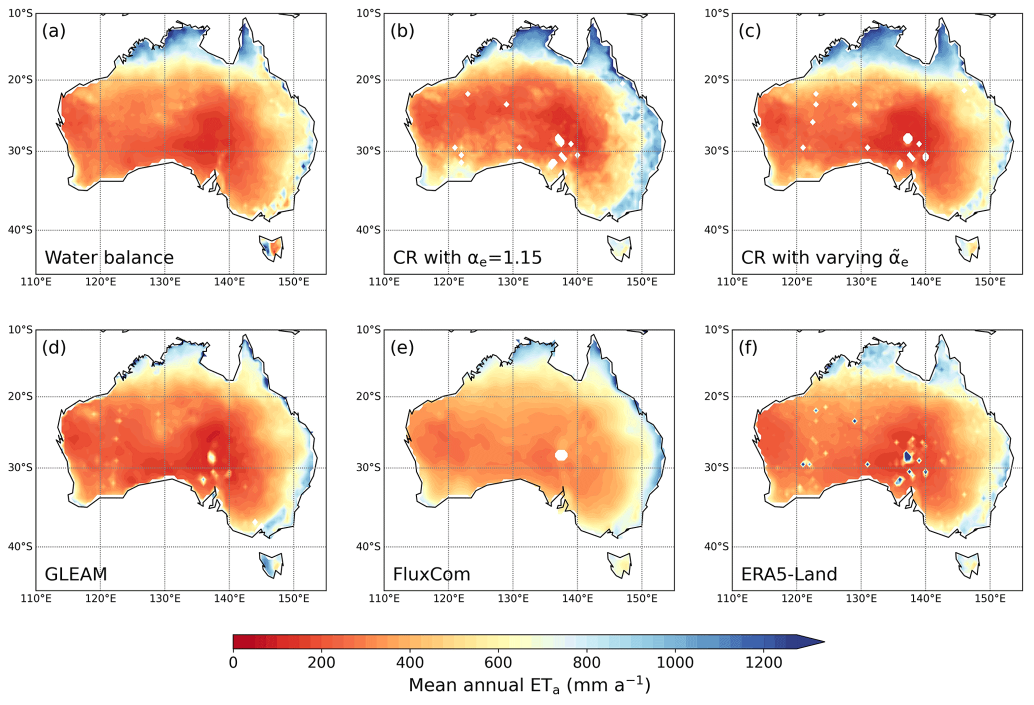
#> input picture slides/image/australia_et_product_comparison.png, 2067 x 1409 px (shown at 1/2 size)
$ python -i make_figure_pack.py   (imports and definitions only)
#> lines starting #> are read from the running program, lines starting #| are printed output that depends on the picture
#!/usr/bin/env python3
"""Render every figure used in the precipitation lecture onto its own page.

The output PDF exists for one purpose: to be uploaded to NotebookLM as a source
so that Video Overviews draw the course's real figures instead of inventing
watercolour substitutes. NotebookLM runs a "visual crop" pass over image-bearing
sources and lifts charts and diagrams out of them, so the figures need to sit
alone on a white page with plenty of margin rather than two-up inside a coloured
container the way they appear on the slides.

Each page carries a stable identifier (FIG-P01 ...) printed under the figure.
The markdown notes in slides/notes/precipitation/ cite those identifiers, which
is what lets a segment prompt say "use FIG-P07 here" and be understood.

Usage:
    python3 make_figure_pack.py

Writes slides/notes/precipitation/Precipitation-Figures.pdf.
"""

import io
import re
from pathlib import Path

import fitz
from PIL import Image

HERE = Path(__file__).resolve().parent
SLIDES = HERE.parent
IMAGES = SLIDES / "image"
OUT = SLIDES / "notes" / "precipitation" / "Precipitation-Figures.pdf"

# A4 portrait, in PDF points. The figures are placed at native resolution and
# merely scaled by the placement rectangle, so page size sets layout, not quality.
PAGE_W, PAGE_H = 595, 842
MARGIN = 43
CAPTION_H = 200
MAX_EDGE = 2000

# (id, filename, headline, caption). Ordered as the figures appear in the
# lecture, so the pack reads as a companion to the deck. The caption is written
# for the video model, not for a student: it says what the figure shows and what
# point it is being used to make, because that is what decides whether the crop
# lands on the right slide.
FIGURES = [
    ("FIG-P01", "internet_NOAprecipitation.gif",
     "Global precipitation, animated",
     "NOAA animation of precipitation moving across the globe. Opening image of the "
     "lecture, used to establish that rainfall is a field in constant motion, not a "
     "set of static totals. Source: scijinks.gov."),
    ("FIG-P02", "internet_rainsleethail.webp",
     "Rain, sleet, hail and snow",
     "The four forms precipitation takes, shown side by side with the vertical "
     "temperature profile that produces each. Use whenever the segment needs to make "
     "the point that 'precipitation' covers all phases, not just rain."),
    ("FIG-P03", "davie_ed3_fig_2-1.png",
     "Saturation vapour pressure against temperature",
     "Davie & Quinn 3rd ed., Fig. 2.1. Saturation vapour pressure rises steeply and "
     "non-linearly with temperature; the solid curve is over water, the dotted curve "
     "over ice and lies BELOW it. This single figure carries three separate teaching "
     "points: the Clausius-Clapeyron relation, the dew point, and the ice-water gap "
     "that drives the Bergeron process. The gap between the two curves is the detail "
     "that matters."),
    ("FIG-P04", "internet_Adiabatic_lapse_rate.png",
     "Adiabatic and environmental lapse rates",
     "A parcel of air rising and cooling, with the dry adiabatic lapse rate (about "
     "9.8 C/km), the saturated adiabatic lapse rate (about 4-6 C/km, shallower "
     "because condensation releases latent heat) and the environmental lapse rate "
     "(about 6 C/km) drawn as separate lines on a temperature-height plot."),
    ("FIG-P05", "internet_meteorology_uplift.jpg",
     "Four lifting mechanisms",
     "Four labelled panels: (a) convective, warm air rising from a heated surface; "
     "(b) orographic, air cooling adiabatically to dew point as it climbs a range, "
     "with a rain shadow marked on the lee side where descending air warms; "
     "(c) frontal, warm air riding up over a cold air mass along a front; and "
     "(d) convergent, air converging at the surface and forced upward. Note the "
     "figure has FOUR panels; the slide text lists only three."),
    ("FIG-P06", "internet_cloud_seeding.webp",
     "Cloud seeding",
     "An aircraft dispersing seeding agent into a cloud. Illustrates the practical "
     "consequence of condensation nuclei being the limiting factor: supply artificial "
     "nuclei (silver iodide, or more recently potassium chloride) and you may "
     "precipitate a cloud that would otherwise stay supersaturated."),
    ("FIG-P07", "davie_ed3_fig_2-2.png",
     "Cloud droplet against raindrop, to scale",
     "Davie & Quinn 3rd ed., Fig. 2.2. Circles drawn at relative scale and annotated "
     "with RADIUS, number concentration and terminal velocity: condensation nucleus "
     "1 um, 10^12 per m3, 10^-7 m/s; typical cloud drop 10 um, 10^9 per m3, 10^-3 m/s; "
     "large cloud drop 50 um, 10^6 per m3, 0.27 m/s; conventional cloud-drop / raindrop "
     "borderline at 100 um, 0.7 m/s; typical raindrop 1000 um, 10^3 per m3, 6.5 m/s. "
     "The whole growth problem in one image, and the terminal velocity column is the "
     "part that matters: a cloud drop falls a thousand times slower than a raindrop."),
    ("FIG-P08", "internet_collisionmodel2.jpg",
     "Collision, coalescence and breakup",
     "Four stacked panels A to D. A: a large cloud droplet among small ones, with "
     "updraught arrows. B: it has swept up others and become a raindrop. C: the large "
     "drop breaks apart due to instability. D: the fragments become new collector "
     "drops and the cycle repeats. The breakup step in panel C is why raindrops have "
     "an upper size limit and is not mentioned on the slide."),
    ("FIG-P09", "davie_3rd_fig_2-3.png",
     "Cloud types by height and form",
     "Davie & Quinn 3rd ed., Fig. 2.3. The standard cloud classification arranged by "
     "altitude, from cirrus at the top through altostratus to stratus and cumulonimbus. "
     "Provides the vocabulary for talking about which clouds rain and why."),
    ("FIG-P10", "internet_hail.jpg",
     "Hailstones",
     "Hailstones photographed in the hand for scale, showing the concentric layering "
     "visible in cross-section. Alternating clear and opaque bands record repeated "
     "circulation through the updraught of a cumulonimbus."),
    ("FIG-P11", "davie_fig_2-4.png",
     "Annual precipitation across the USA, 1996",
     "National Atmospheric Deposition Program map. Wet in the Pacific Northwest "
     "(Oregon, Washington) from north Pacific cyclonic systems, wet in Florida and the "
     "southeast from the warm Caribbean, dry through the interior. Used to argue that "
     "topography alone does not explain the pattern; dynamic controls do the rest."),
    ("FIG-P12", "davie_fig_2-5-a.png",
     "South Island of New Zealand, relief",
     "Davie & Quinn Fig. 2.5a. The South Island with land above 1500 m shaded, showing "
     "the Southern Alps running the length of the island across the path of the "
     "prevailing westerlies. The setup for the rain shadow."),
    ("FIG-P13", "davie_fig_2-5-b.png",
     "Rainfall transect across the Southern Alps",
     "Davie & Quinn Fig. 2.5b. Rainfall plotted along a west-to-east transect: very "
     "high on the west coast, peaking near the divide, then collapsing on the eastern "
     "side. The rain shadow effect as a number rather than an idea. Pair with FIG-P12."),
    ("FIG-P14", "internet_mareeba_earth.png",
     "Mareeba elevation profile",
     "Google Earth terrain view with an elevation profile for moist air arriving from "
     "the east over the Queensland coastal range and descending towards Mareeba. The "
     "Australian instance of the same mechanism as the Southern Alps."),
    ("FIG-P15", "internet_storm_tracks.webp",
     "Global tropical storm tracks",
     "Composite map of tropical cyclone tracks. Roughly 80 tropical storms form "
     "annually, about two thirds reaching category 1 or above, and nearly 90 per cent "
     "form within 20 degrees of the equator. The clearest single image of a dynamic "
     "control on precipitation."),
    ("FIG-P16", "internet_precipitation_measurement.jpg",
     "Measuring rainfall looks easy",
     "A rain gauge in the field. Used ironically: the image opens the measurement "
     "section precisely because the apparatus looks trivial and the error budget is not."),
    ("FIG-P17", "davie_fig_2-6-a.png",
     "Fourteenth-century Korean rain gauge",
     "Davie & Quinn Fig. 2.6a. Photograph of a cylindrical bronze gauge standing on a "
     "carved stone pedestal, the characters for 'measure rain' cut into the stone. A "
     "standardised national rain gauge network, six centuries ago."),
    ("FIG-P18", "davie_fig_2-6-b.png",
     "Modern raised rain gauge",
     "Davie & Quinn Fig. 2.6b. Photograph of a small cylindrical gauge on a post above "
     "long grass, clear of surrounding vegetation. Raising the gauge is a trade: it "
     "solves splash and creates a wind turbulence problem."),
    ("FIG-P19", "internet_tippingbucketrain.webp",
     "Tipping bucket rain gauge",
     "Cutaway of a tipping bucket gauge showing the funnel narrowing to a small "
     "orifice above a see-saw of two small buckets. The funnel is not incidental: it "
     "shades the collected water and restricts air exchange, which is how evaporation "
     "loss is controlled. Each tip is a fixed depth, 0.2 mm in Australian practice."),
    ("FIG-P20", "internet_tippingbucketrain_metal.webp",
     "Steep-sided metal tipping bucket",
     "A tipping bucket with steep, non-stick metal funnel walls. The design response to "
     "wetting loss, where water clings to the funnel and never reaches the mechanism."),
    ("FIG-P21", "davie_fig_2-7.png",
     "Ground-level gauge in a non-splash grid",
     "Davie & Quinn Fig. 2.7. Field photograph of a gauge set flush with the ground in "
     "the centre of a square slatted anti-splash grid, in rough grass. The closest "
     "thing to an ideal gauge, and unusable anywhere it snows because it buries."),
    ("FIG-P22", "davie_fig_2-8.png",
     "Airflow over a raised gauge",
     "Davie & Quinn Fig. 2.8. Line diagram: horizontal streamlines approaching a "
     "cylindrical gauge, deflecting up and over the orifice, with small arrows showing "
     "flow lifting off the rim. The mechanism of under-catch, drawn plainly. THE SLIDE "
     "CAPTION FOR THIS FIGURE IS WRONG: it describes a two-panel figure with baffles, "
     "which is FIG-P23."),
    ("FIG-P23", "davie_fig_2-9.png",
     "Slatted wind shield around a gauge",
     "Davie & Quinn Fig. 2.9. Photograph of a gauge encircled by a ring of angled metal "
     "slats (an Alter-type shield) in a grassy field. The standard fix for wind "
     "under-catch, which reaches roughly 20 per cent at 20 km/h and roughly 40 per cent "
     "at 90 km/h, and worsens as drop size falls. THE SLIDE CAPTION FOR THIS FIGURE IS "
     "WRONG: it calls this turbulent flow over an elevated gauge, which is FIG-P22."),
    ("FIG-P24", "internet_BoMRainGauge.jpg",
     "Bureau of Meteorology standard gauge",
     "The Australian standard 203 mm manual gauge, mounted 0.3 m above ground, read into "
     "a graduated cylinder. Read at 9 am daily, in very many cases by volunteers."),
    ("FIG-P25", "internet_snow_gauge.png",
     "Shielded snow gauge",
     "Photograph of a gauge raised on a pedestal inside a ring of white angled slats, "
     "the shield opening upward like a flower. Colour photograph, blue instrument. "
     "Shows the wind shielding a snow gauge needs; the heated rim and the drainage "
     "path described on the slide are internal and not visible here."),
    ("FIG-P26", "davie_fig_4-12.png",
     "Snow pillow",
     "Davie & Quinn Fig. 4.12. Cutaway diagram: layers of snow drawn as a curved "
     "stack, with a flat fluid-filled bladder labelled 'snow pillow' lying beneath "
     "them and a 'pressure gauge' attached at one side. It weighs the snow above it, "
     "so it measures stored water mass rather than depth, which is what matters for "
     "forecasting delayed melt runoff."),
    ("FIG-P27", "davie_fig_2-13.png",
     "Thiessen polygons over a catchment",
     "Davie & Quinn Fig. 2.13. Gauges within and around a catchment boundary, with "
     "perpendicular bisectors dividing the area into polygons, one per gauge. Each "
     "polygon is the region closer to its gauge than to any other. Areal rainfall is "
     "the area-weighted sum of the gauge readings."),
    ("FIG-P28", "davie_3rd_fig_2-14.png",
     "Hypsometric and isohyetal estimation",
     "Davie & Quinn 3rd ed., Fig. 2.14. The same catchment outline as FIG-P27, but "
     "divided by curved contour lines into four elevation bands labelled a1 to a4, "
     "with six gauges r1 to r6 scattered across them and two bands shaded. Unsampled "
     "points are assumed to share the rainfall of sampled points at the same altitude. "
     "The identical figure serves the isohyetal method if the contours are read as "
     "lines of equal rainfall instead of equal elevation."),
    ("FIG-P29", "internet_googlemaps_sierraNevada.png",
     "Sierra Nevada west-east transect",
     "Google Earth terrain transect from the Pacific coast across the Sierra Nevada "
     "crest to Bishop in the Owens Valley. This is the tutorial figure: students mark "
     "the zone of maximum orographic precipitation on the western flank and the rain "
     "shadow in the Owens Valley, then apply lapse rates along it."),
]

TITLE_PAGE = (
    "Precipitation — Figure Pack",
    "EMSC3025/6025 · Water in the Landscape",
    "Every figure used in the Precipitation lecture and tutorial, one per page, at "
    "native resolution. Cite figures by the identifier printed beneath each one "
    "(FIG-P01 to FIG-P29); the section notes refer to them by that identifier and "
    "nothing else.",
)


def prepare_figure(filename):
    """Load a figure, flatten transparency onto white, return it as PNG bytes.

    Returned at NATIVE resolution and never resampled. Scaling is left to the PDF
    placement rectangle, so the embedded image object a consumer extracts is the
    original figure rather than a resized copy of it.
    """
    src = Image.open(IMAGES / filename)
#> src is the input picture: PIL image 2067x1409 P; mean R, G, B 241.1, 222, 210.3
    # Animated GIF/WebP: take the first frame. Nothing downstream can use motion.
    if getattr(src, "n_frames", 1) > 1:
        src.seek(0)
    # Several figures carry an alpha channel. A plain convert("RGB") turns every
    # transparent pixel black, which frames the figure in a heavy black border and
    # gives the crop pass an edge to latch onto that is not the figure. Composite
    # onto white instead.
    src = src.convert("RGBA")
#> src: PIL image 2067x1409 RGBA
    flat = Image.new("RGBA", src.size, (255, 255, 255, 255))
#> flat: PIL image 2067x1409 RGBA; every value is 255
    src = Image.alpha_composite(flat, src).convert("RGB")

    # Cap the long edge. The placement box is about 500 pt, so 2000 px is still
    # ~290 dpi -- well beyond what any consumer needs -- while keeping the pack small
    # enough to upload. The first build shipped everything at native size and came to
    # 28 MB, which took over two minutes to push to NotebookLM.
    if max(src.width, src.height) > MAX_EDGE:
        s = MAX_EDGE / max(src.width, src.height)
#> s = 0.968
        src = src.resize((round(src.width * s), round(src.height * s)),
                         Image.LANCZOS)
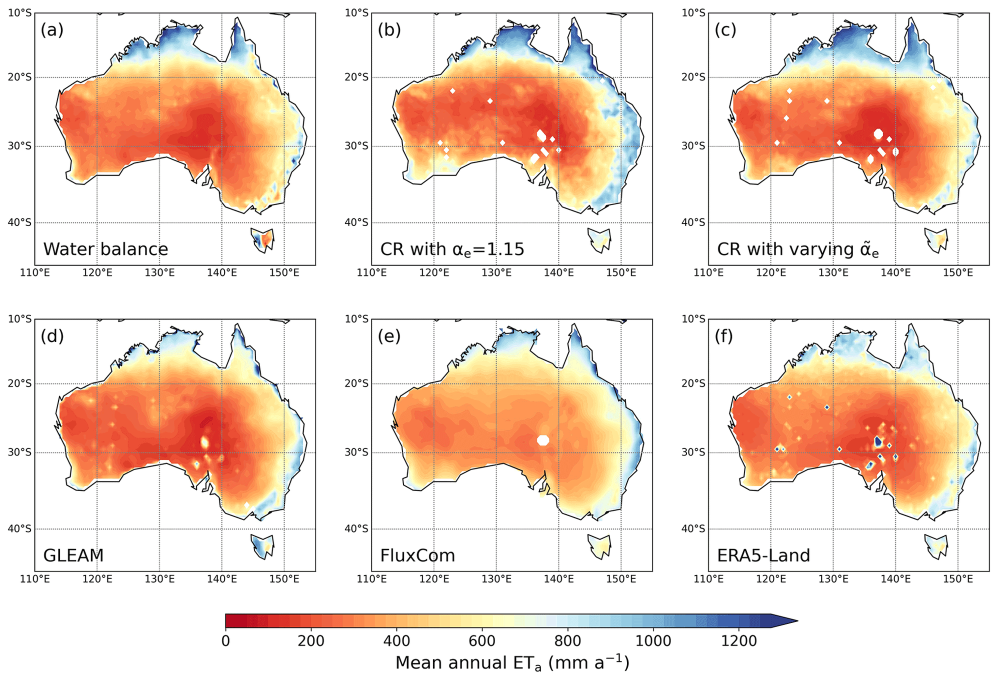
#> src: PIL image 2000x1363 RGB (shown at 1/2 size); mean R, G, B 241, 221.9, 210.2

    buf = io.BytesIO()
    src.save(buf, format="PNG", optimize=True)
    # Line art and charts compress to almost nothing as PNG and must stay lossless,
    # because their content is thin black strokes and small annotations. Photographs
    # do not, and a photograph left as PNG dominates the pack: the section 7 pack came
    # to 2.8 MB largely because one gauge photograph stored as PNG was 1 MB on its own,
    # and that pack was the only one whose video generation failed, twice. The
    # threshold is deliberately low, so anything photographic falls through to JPEG.
    if buf.tell() > 300_000:
        buf = io.BytesIO()
        src.save(buf, format="JPEG", quality=85, optimize=True)
    return buf.getvalue(), src.width, src.height


# [78 lines left out: functions add_figure_page, add_title_page, build, not called in this run]


# Video generation fails outright on a pack of nine figures. Section 7 was the only
# section over five, and it was the only one whose video would not generate: three
# attempts, all "generation_failed ... no media produced". The note alone, with no
# pack, generated fine on the first try, which is what pinned the cause on the pack
# rather than on the note or the prompt. Shrinking the pack's bytes did not help
# (2.8 MB -> 1.05 MB, identical failure), so the limit is on figure count, not size.
#
# Every pack that did generate had five figures or fewer, so cap at five. For a
# section over the cap, list the figures to KEEP here in priority order rather than
# letting it truncate by identifier, which for section 7 would drop exactly the
# turbulence pair the section is built around.
PACK_LIMIT = 5
PACK_PRIORITY = {
    # The four errors and the fix, which is the sequence the note's Visual direction
    # walks through. Dropped: FIG-P16 (scene-setting photo), FIG-P17 (Korean gauge),
    # FIG-P18 (raised gauge), FIG-P24 (BoM gauge) -- all context rather than mechanism.
    "07": ["FIG-P19", "FIG-P20", "FIG-P21", "FIG-P22", "FIG-P23"],
}


# [74 lines left out: functions build_per_section_packs, main, not called in this run]


# [2 lines not run here, left out]

>>> result = prepare_figure('../image/australia_et_product_comparison.png')
